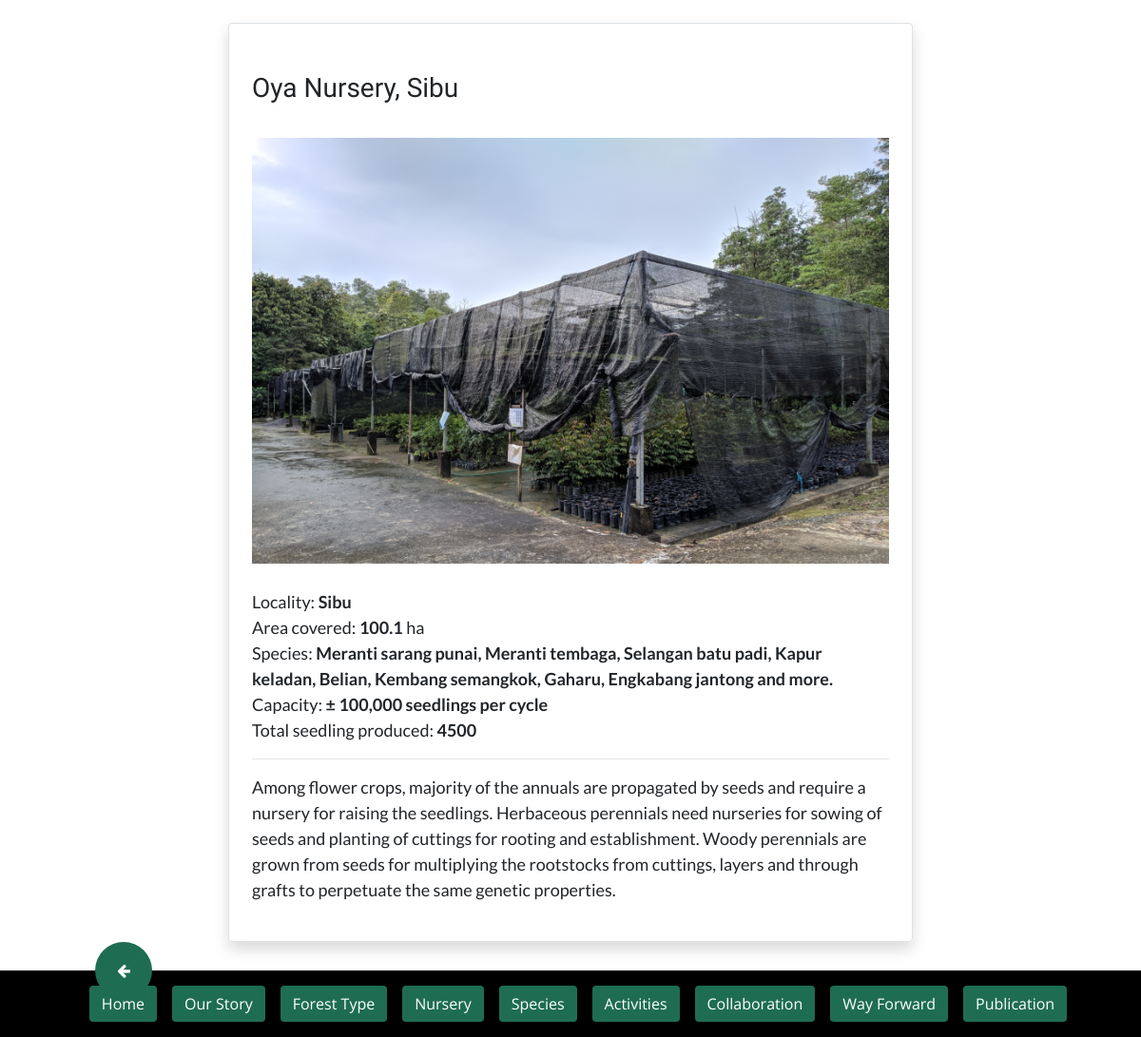
Page /nursery/nursery_detail/7 on the committed database.
### nursery/models.py (models this page shows, shortened)
class Nursery(models.Model):
	date_input = models.DateTimeField(auto_now_add=True)
	name = models.CharField(max_length=100)
	locality = models.CharField(max_length=100)
	area_covered = models.FloatField()
	capacity = models.IntegerField()
	species = models.TextField()
	total_seedling = models.IntegerField()
	description = models.TextField()
	nursery_img = models.ImageField('Nursery Image', null=True, blank=True, upload_to='nursery_img')
	class Meta:
		ordering = ['-date_input']

### nursery/views.py (the view)
# urls.py: path('nursery_detail/<int:pk>', NurseryDetailView.as_view(), name='nursery_detail'),
class NurseryDetailView(DetailView):
	model = Nursery
	template_name = 'nursery/nursery_detail.html'

### nursery/templates/nursery/nursery_detail.html
{% extends 'base_en.html' %}
{% block content %}
<div class="custom-div fade-in mt-4 border rounded shadow p-4">
	<br>
	<h3>{{ nursery.name }}</h3>
	<br>
	<img class="w-100" src="{{ nursery.nursery_img.url }}">
	<ul class="list-unstyled">
		<br>
		<li>Locality: <strong>{{ nursery.locality }}</strong></li>
		<li>Area covered: <strong>{{ nursery.area_covered }}</strong> ha</li>
		<li>Species: <strong>{{ nursery.species }}</strong></li>
		<li>Capacity: <strong>± {{ nursery.capacity }},000 seedlings per cycle</strong></li>
		<li>Total seedling produced: <strong>{{ nursery.total_seedling }}</strong></li>
		<hr>
		<li>{{ nursery.description }}</li>
	</ul>
</div>
{% endblock %}

### jrlcd/static/css/main.css (style rules this page uses)
@media screen and (min-width: 600px) { .custom-div { margin: auto; width: 60%; } }
body { font-family: 'Lato', sans-serif; font-size: 18px; }
h1, h2, h3, h4, h5, h6 { font-family: 'Cardo', serif; }
li { list-style: none; }
.fade-in { animation: fadeIn linear 1s; -webkit-animation: fadeIn linear 1s; -moz-animation: fadeIn linear 1s; -o-animation: fadeIn linear 1s; -ms-animation: fadeIn linear 1s; }

### rows in the picture
Nursery: name "Oya Nursery, Sibu", nursery_img (picture), locality "Sibu", area_covered "100.1", species "Meranti sarang punai, Meranti tembaga, Selangan batu padi, Kapur keladan, Belian, Kembang semangkok, Gaharu, Engkabang jantong and more.", capacity "100", total_seedling "4500", description "Among flower crops, majority of the annuals are propagated by seeds and require a nursery for raising the seedlings. Herbaceous perennials need nurseries for sowing of seeds and planting of cuttings for rooting and establishment. Woody perennials are grown from seeds for multiplying the rootstocks from cuttings, layers and through grafts to perpetuate the same genetic properties."
